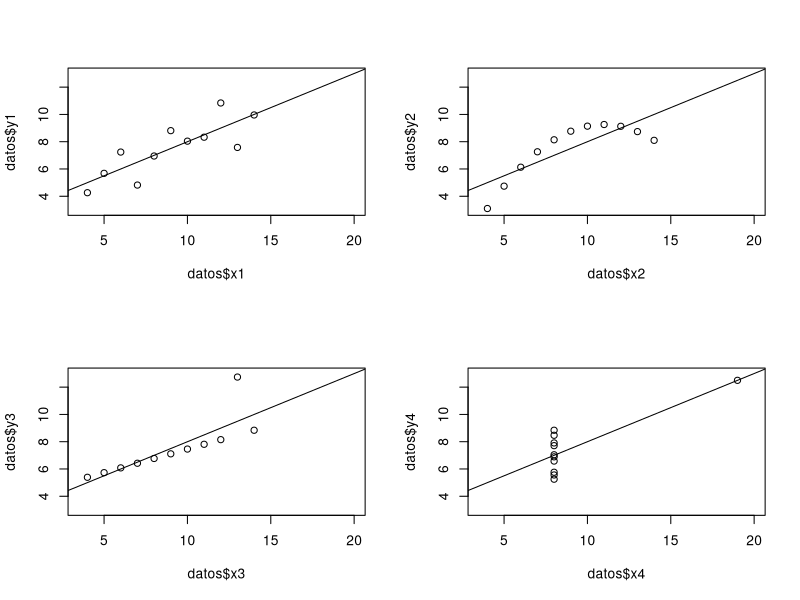
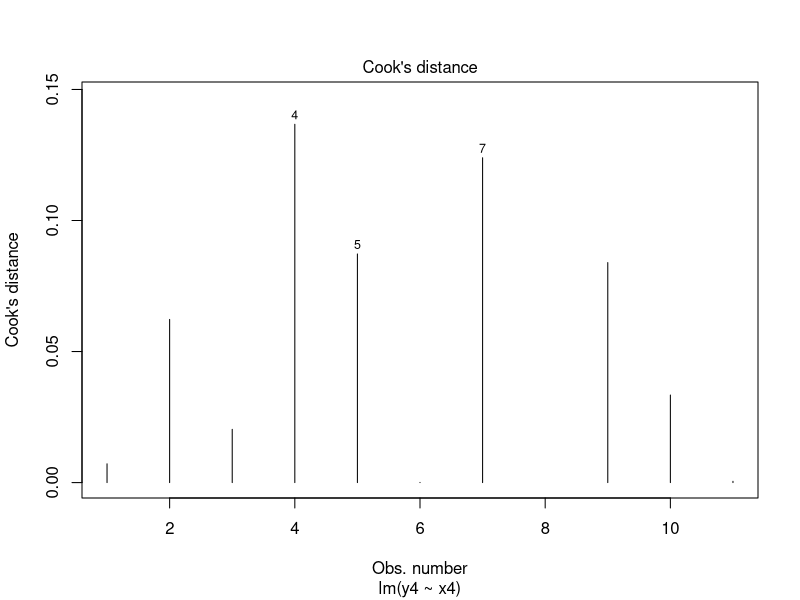
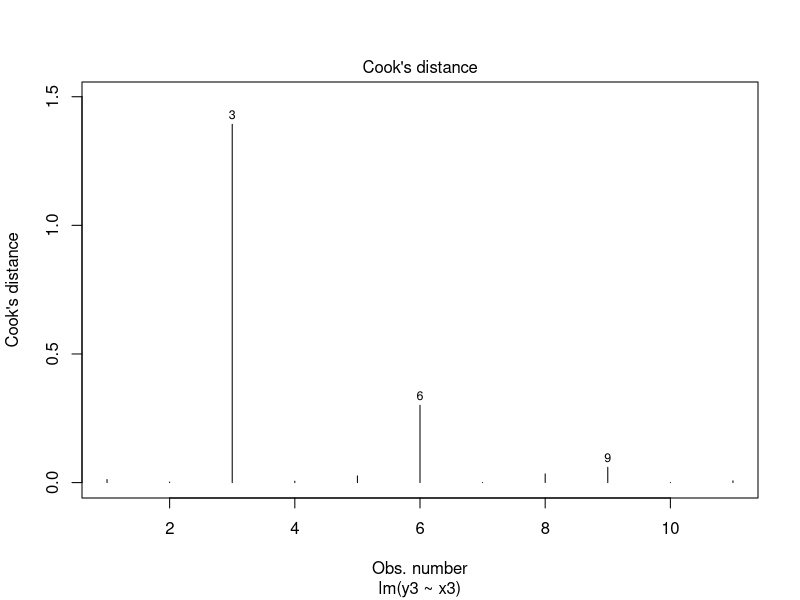
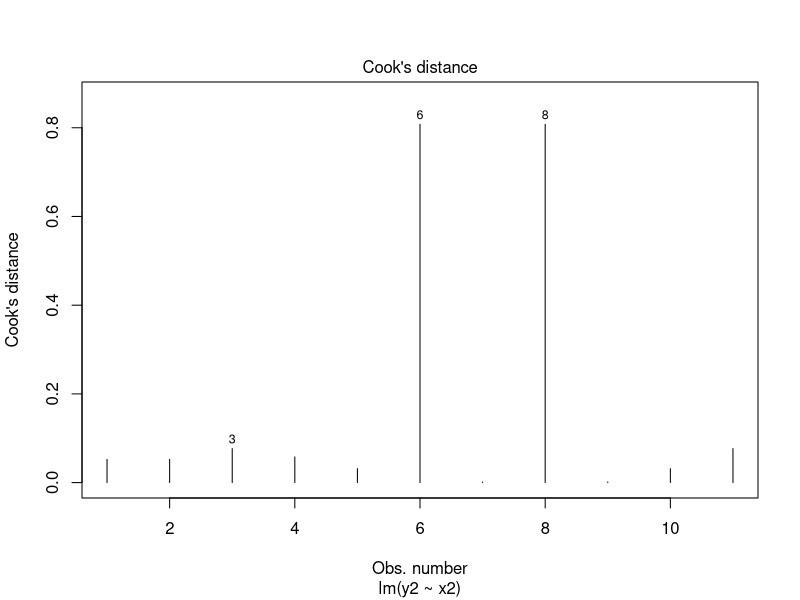
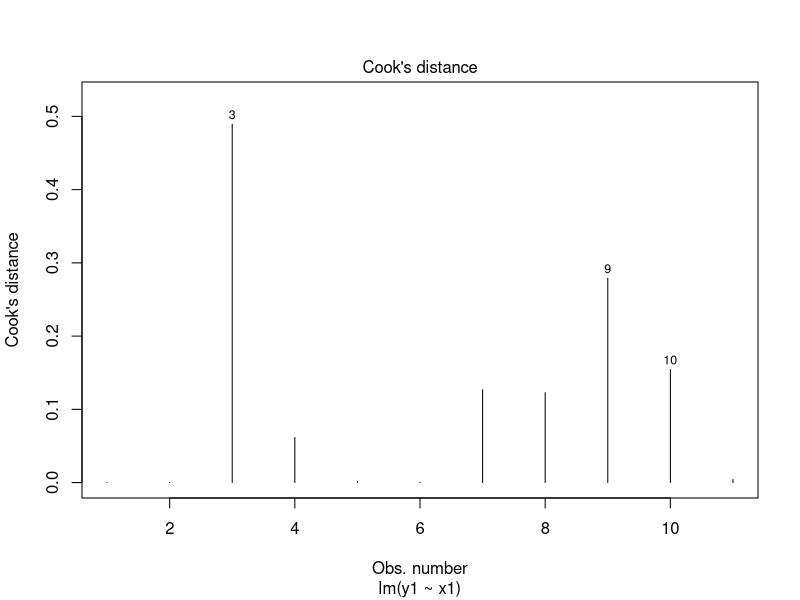
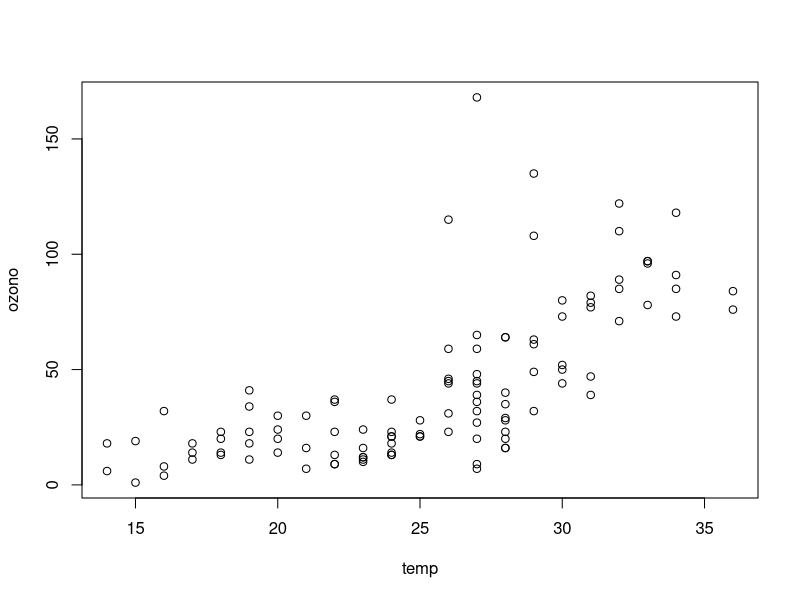
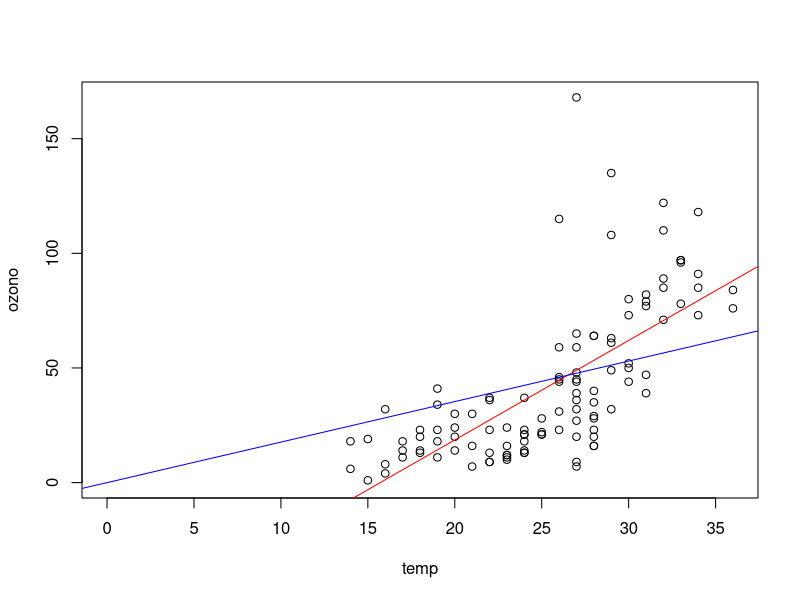
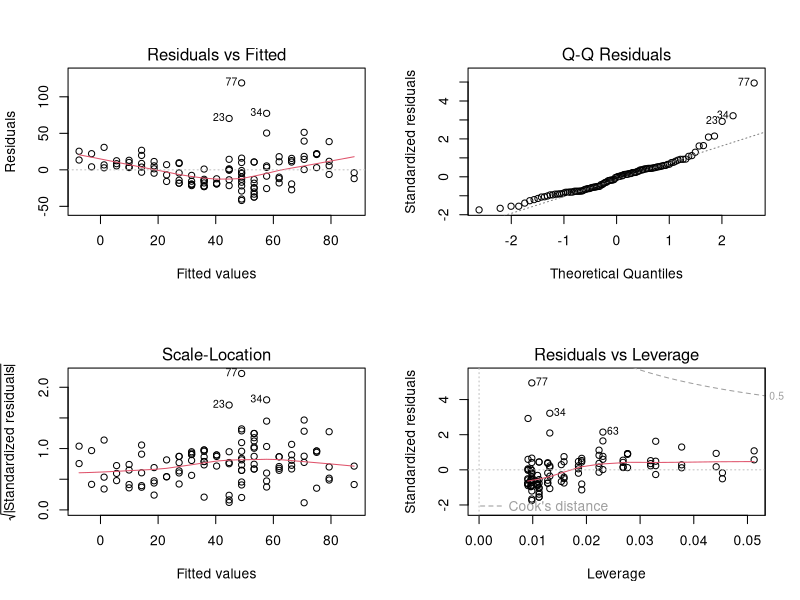

The R source for these figures, in order: (Note: this script raises an error after producing the figures.)
# Sergio García Prado


rm(list = ls())
datos <- anscombe 


# example(anscombe)
m1 <- lm(y1 ~ x1, data=datos)
summary(m1)
anova(m1)


m2 <- lm(y2 ~ x2, data=datos)
summary(m2)
anova(m2)


m3 <- lm(y3 ~ x3, data=datos)
summary(m3)
anova(m3)


m4 <- lm(y4 ~ x4, data=datos)
summary(m4)
anova(m4)

par(mfrow=c(2, 2))

plot(datos$x1, datos$y1, xlim=c(3.5,20), ylim=c(3, 13))
abline(m1$coef)

plot(datos$x2, datos$y2, xlim=c(3.5,20), ylim=c(3, 13))
abline(m2$coef)

plot(datos$x3, datos$y3, xlim=c(3.5,20), ylim=c(3, 13))
abline(m3$coef)

plot(datos$x4, datos$y4, xlim=c(3.5,20), ylim=c(3, 13))
abline(m4$coef)

#---
par(mfrow=c(1,1))

plot(m4,4)
plot(m3,4)
plot(m2,4)
plot(m1,4)


#############################################################

# Abrir los datos del archvo ozono.txt
# Con los datos del archivo ozono ajustar una recta de regresión de la variable 
# ozono en función de la temperatura.
# Después ajustar una recta sin intercept.
# Realizar un gráfico de dispersión. Añadirle ambas rectas.
# Revisar el resultado de ambos ajustes. 
# ¿Observas algo que te llame la atención si suprimimos el intercept en este modelo lineal?


############################################################

ozono <- read.table("./datasets/ozono.txt", header =TRUE)

head(ozono)

plot(ozono ~ temp, data=ozono)

ozono.model.lm <- lm(ozono ~ temp , data = ozono)
ozono.model.lm.zero.interzept <- lm(ozono ~ 0 + temp , data = ozono)

plot(ozono ~ temp, data=ozono, xlim=c(0, max(temp)), ylim=c(0, max(ozono)))
abline(ozono.model.lm, col = "red")
abline(ozono.model.lm.zero.interzept, col = "blue")

summary(ozono.model.lm)
summary(ozono.model.lm.zero.interzept)

par(mfrow=c(2, 2))
plot(ozono.model.lm)
plot(ozono.model.lm.zero.interzept)
par(mfrow=c(1, 1))

# Ambos modelos (con y sin intercepto proporcionan una distribución de residuos similar), sin embargo,
# tal y como era de esperar, el modelo con intercept variable se ajusta mucho mejor a los datos, lo cual
# se puede ver reflejado en el coeficiente R cuadrado.

ozono.model.lm.squared <- lm(ozono ~ poly(temp, 2) , data = ozono)


new.temp <- data.frame(temp = seq(from = min(ozono$temp), to = max(ozono$temp), length.out = 200))
pred_lm <- predict(ozono.model.lm, newdata = new.temp)
pred_lm2 <- predict(ozono.model.lm.zero.interzept, newdata = new.temp)
pred_lm3 <- predict(ozono.model.lm.squared, newdata = new.temp)

par(mfrow=c(1, 1))
plot(ozono ~ temp, data=ozono)
lines(pred_lm ~ temp, col = "red", data=new.temp, lwd=2)
lines(pred_lm2 ~ temp, col = "blue", data=new.temp, lwd=2)
lines(pred_lm3 ~ temp, col = "green", data=new.temp, lwd=2)

par(mfrow=c(2, 2))
plot(ozono.model.lm.squared)
par(mfrow=c(1, 1))

summary(ozono.model.lm.squared)

# Tal y como se puede apreciar, un modelo basado en regresión cuadrática sobre la variable 
# predictora 'temp' ajusta mejor que un modelo de regresión lineal simple. Esto se puede ver
# a tando a partir de la dispersión de los residuos como del coeficiente R cuadrado.

############################################################
# Ejercicio
#
## Explica el nivel de ozono en función de la temperatura y la velocidad del viento.
## Da la predicción del nivel de ozono para una temperatura de 25ºC y una velocidad del
## viento de 10 km/h, y calcula un IP.

# Para responder a esto podéis seguir las siguientes sugerencias:

# Realizar matriz de gráficos planos  (pairs)

pairs(ozono)

# Ajustar un modelo lineal con temperatura y la velocidad del viento
ozono.model.lm <- lm(ozono ~ temp + viento, data=ozono)
summary(ozono.model.lm)

# Ajustar un modelo lineal que además contenga interacción entre ambas variables

ozono.model.lm.inter <- lm(ozono ~ temp + viento + I(temp, viento), data=ozono)
summary(ozono.model.lm.inter)

# Ajustar un modelo lineal con temperatura y la velocidad del viento junto
# con los cuadrados de ambas variables

ozono.model.lm.quad <- lm(ozono ~ temp + viento + poly(temp, 2) + poly(viento, 2), data=ozono)
summary(ozono.model.lm.quad)

# Ajustar un modelo lineal con temperatura y la velocidad del viento junto con los cuadrados
# de ambas variables y la interacción de las dos variables

ozono.model.lm.quadinter <- lm(ozono ~ temp + viento + poly(temp, 2) + poly(viento, 2) + I(temp, viento), data=ozono)
summary(ozono.model.lm.quadinter)

# Comprobar la normalidad de la variable respuesta

# Transformar la variable respuesta mediante una raíz cúbica, comprobar 
# normalidad y ajustar esta nueva variable con las variables independientes

hist(ozono$ozono ^ (1 / 3))
shapiro.test(ozono$ozono ^ (1 / 3))

############################################################




